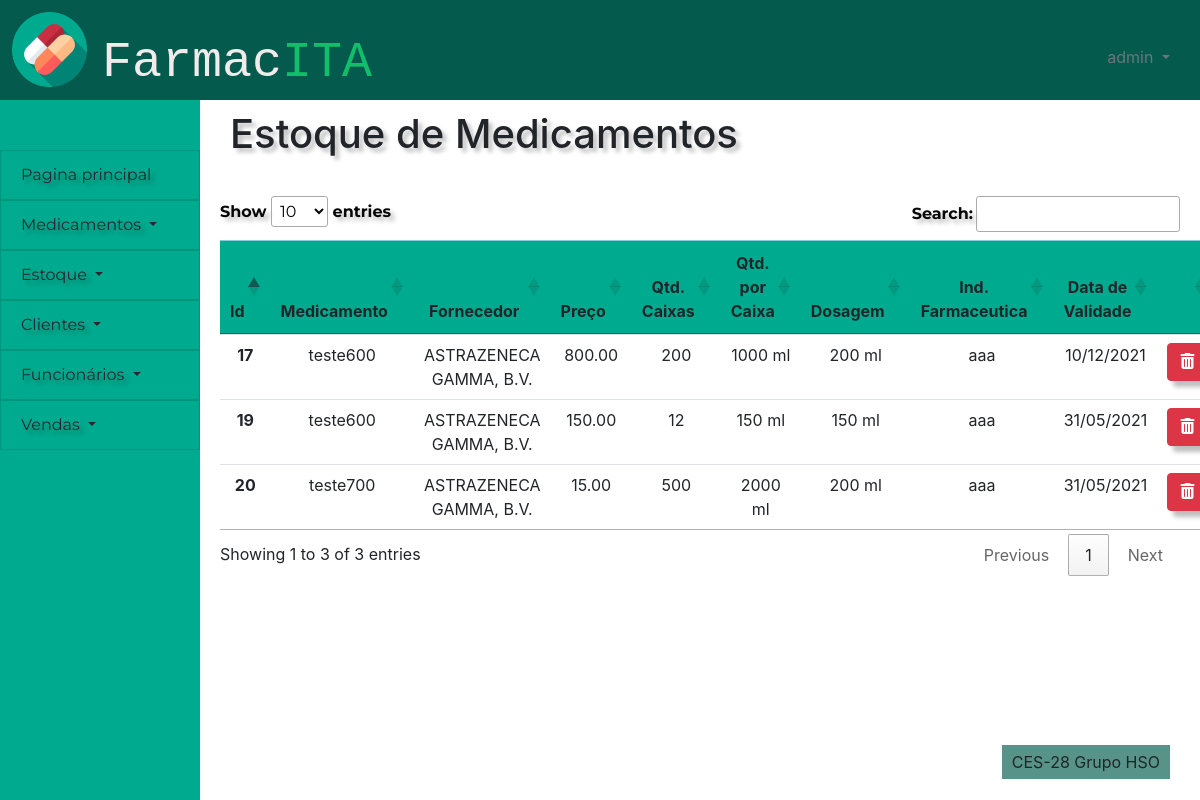
Screenshot of /controle_estoque/editar_lote (signed in) with the database file from the repository.
### controle_estoque/models.py (models this page shows)
class lote_medicamento(models.Model):
    id_lote_medicamento = models.AutoField(primary_key=True)
    id_medicamento = models.ForeignKey(medicamento,on_delete=models.PROTECT)
    id_fornecedor = models.ForeignKey(fornecedor,on_delete=models.PROTECT)
    preco = models.DecimalField(max_digits=40,decimal_places=2)
    quantidade_de_caixas = models.CharField(max_length=100)
    quantidade_por_caixa = models.CharField(max_length=100)
    dosagem = models.CharField(max_length=100)
    data_de_validade = models.DateField(auto_now=False,auto_now_add=False,null=False)
    industria_farmaceutica = models.CharField(max_length=100)
    excluido = models.BooleanField(default=False)
    class Meta:
        db_table = 'lote_medicamento'

### cadastro_medicamentos/models.py (models this page shows, shortened)
class medicamento(models.Model):
    id_medicamento = models.AutoField(primary_key=True)
    nome_medicamento = models.CharField(max_length=100)
    classificacao = models.CharField(max_length=100, default='Sem tarja')
    principio_ativo = models.ManyToManyField(principio_ativo2, through='rel_medicamento_principio_ativo2')
    excluido = models.BooleanField(default=False)

### pessoas/models.py (models this page shows)
class fornecedor(models.Model):
    id_fornecedor = models.AutoField(primary_key=True)
    nome_fornecedor = models.CharField(max_length=100)
    cnpj = models.CharField(max_length=18)
    telefone = models.CharField(max_length=15)
    ativo = models.BooleanField(default=True)

### controle_estoque/views.py (the view)
# urls.py: path('editar_lote',views.editar_lote, name = 'editar_lote')
def editar_lote(request):
    check, retorno = checar_cargo(request)
    if check:
        return retorno
    cargo = funcionario.objects.get(user=request.user).cargo
    if request.user.is_authenticated:
        lista = lote_medicamento.objects.all().order_by('data_de_validade')
        busca = request.GET.get('buscalote')
        if busca:
            lista = lote_medicamento.objects.filter(id_medicamento__in=medicamento.objects.filter(nome_medicamento__icontains = busca)).order_by('data_de_validade')
        delete = request.GET.get('delete')
        if delete:
            teste = lote_medicamento.objects.filter(id_lote_medicamento = delete)
            teste.update(excluido= True)
        return render(request,'estoque/pagina_edicao_lote.html',{'lista':lista,'cargo':cargo})
    else:
        return failed_login(request)

### controle_estoque/views.py (called while the page is built)
def checar_cargo(request):
    user = request.user
    if user.is_anonymous:
        return True, redirect('/')
    else:
        cargo = funcionario.objects.get(user=request.user).cargo
        if cargo == 'Caixa':
            return True, render(request,'sem_permissao.html',{'cargo':cargo})
    return False, False

### frontend/estoque/pagina_edicao_lote.html (shortened to what this page needs)
{% extends 'template/padrao.html' %}
{% load static %}
{%block titulo-conteudo %}
Estoque de Medicamentos
{% endblock %}
{% block content %}
<div class="tabela">
    <table id="lotes" class="table table-hover">
        <thead class="table-info">
            <tr>
                <th scope="col">Id</th>
                <th scope="col">Medicamento</th>
                <th scope="col">Fornecedor</th>
                <th scope="col">Preço</th>
                <th scope="col">Qtd. Caixas</th>
                <th scope="col">Qtd. por Caixa</th>
                <th scope="col">Dosagem</th>
                <th scope="col">Ind. Farmaceutica</th>
                <th scope="col">Data de Validade</th>
                <th></th>
            </tr>
        </thead>
        <tbody>
        {% for i in lista %}
        {% if not i.excluido %}
            <tr class={{i.id_lote_medicamento}}>
                <th scope="row">{{i.id_lote_medicamento}}</th>
                <td class = "nome_medicamento">{{i.id_medicamento.nome_medicamento}}</td>
                <td class = "nome_fornecedor">{{i.id_fornecedor.nome_fornecedor}}</td>
                <td class = "preco">{{i.preco}}</td>
                <td class = "qtd_caixas">{{i.quantidade_de_caixas}}</td>
                <td class = "qtd_caixas">{{i.quantidade_por_caixa}}</td>
                <td class = "qtd_caixas">{{i.dosagem}}</td>
                <td class = "qtd_caixas">{{i.industria_farmaceutica}}</td>
                <td class = "qtd_caixas" data-sort='{{i.data_de_validade|date:"U"}}'>{{i.data_de_validade}}</td>
                <td>
                    <form class= "centro">
                        <button  value = {{i.id_lote_medicamento}} name = 'delete' class="btn btn-danger botao" type = "submit"><i class="fas fa-trash-alt"></i></button>
                    </form>
                </td>
            </tr>
        {% endif %}
        {% endfor %}
    </tbody>
    </table>
</div>
</div>
<link rel="stylesheet" href="https://cdn.datatables.net/1.10.24/css/jquery.dataTables.min.css">
{% endblock %}

### frontend/template/padrao.html (shortened to what this page needs)
{% load static %}
<!DOCTYPE html>
<html lang="en">
<head>
    <link href="{% static 'bootstrap-4.5.3-dist/css/bootstrap.css' %}" rel="stylesheet">
    <link href="{% static '_css/style.css' %}" rel="stylesheet">
</head>
<body>
    <div id="header">
        <div class="icone" >
            <img  src = "{% static '/images/capsules.png' %}" alt="Teste" height="75">
        </div>
        <div class="row">
            <div class="text-left titulo">
                <p class="logo">Farmac<span class="logo-span">ITA</span></p>
            </div>
        </div>
        <div class="usuario dropdown text-right">
            <a class="dropdown-toggle text-secondary" href="#" role="button" id="dropdownusuario" data-toggle="dropdown"
                aria-haspopup="true" aria-expanded="false">
                {{user}}
            </a>
        </div>
    </div>
    <nav class="list-group-item-info" id="menu">
        <div class="dropdown">
            <a class="list-group-item list-group-item-action list-group-item-info dropdown-item"
            role="button" id="dropdownprincipal"  aria-expanded="false" href="/pessoas/pagina_principal" >
                 Pagina principal
            </a>
        </div>
        <div class="dropdown">
            <a class="list-group-item list-group-item-action list-group-item-info dropdown-toggle" href="#"
                role="button" id="dropdownmedicamentos" data-toggle="dropdown" aria-haspopup="true" aria-expanded="false">
                Medicamentos
            </a>
        </div>
        <div class="dropdown">
            <a class="list-group-item list-group-item-action list-group-item-info dropdown-toggle" href="#"
                role="button" id="dropdownestoque" data-toggle="dropdown" aria-haspopup="true" aria-expanded="false">
                Estoque
            </a>
        </div>
        <div class="dropdown">
            <a class="list-group-item list-group-item-action list-group-item-info dropdown-toggle" href="#"
                role="button" id="dropdownclientes" data-toggle="dropdown" aria-haspopup="true" aria-expanded="false">
                Clientes
            </a>
        </div>
        <div class="dropdown">
            <a class="list-group-item list-group-item-action list-group-item-info dropdown-toggle" href="#"
                role="button" id="dropdownfuncionarios" data-toggle="dropdown" aria-haspopup="true" aria-expanded="false">
                Funcionários
            </a>
        </div>
        <div class="dropdown">
            <a class="list-group-item list-group-item-action list-group-item-info dropdown-toggle" href="#"
                role="button" id="dropdownvendas" data-toggle="dropdown" aria-haspopup="true" aria-expanded="false">
                Vendas
            </a>
        </div>
    </nav>
    <div id="content">
        <div class="titulo_pagina">
            <h1 class="h1">
                {% block titulo-conteudo %}
                {% endblock %}
            </h1>
        </div>
        <div>
        {% block content %}
        {% endblock %}
        </div>
    <div id="footer">
        <p class="rodape-texto align-text-bottom">CES-28 Grupo HSO</p>
    </div>
</body>
</html>

### static/_css/style.css (style rules this page uses)
:root { --bdazzled-blue: #3d5a80ff; --pale-cerulean: #98c1d9ff; --light-cyan: rgb(240, 254, 255); --burnt-sienna: #6BA368; --gunmetal: #515B3A; --header-height:100px; --menu-width:200px; --footer-height:100px; --form-width:400px; --table-width: 1000px; }
.logo { font-size: 50px; font-family: monospace; color: rgb(241, 235, 235); }
.logo-span { color: #11BE6B ; }
.tabela { width: var(--table-width); padding: 20px; margin: 0 auto; }
body { display: grid; grid-template-columns: var(--menu-width) 1fr; grid-template-rows: var(--header-height) 1fr var(--footer-height); grid-template-areas: " cabeca cabeca" " links conteudo" " links rodape" ; height: 100vh; }
.usuario { padding: 45px 30px; color: white; }
.titulo { padding: 25px 30px ; }
div#header { display:grid; grid-template-columns: 0.10fr 1fr 1fr; grid-area: cabeca; background-color: #045A4C }
nav#menu { background-color: #00AA8E; padding-top: 50px; grid-area: links ; }
div#content { grid-area: conteudo; }
div#footer { padding-top: 45px ; text-align: center; grid-area: rodape; background-color: rgba(218, 203, 203, 0); }
.rodape-texto { float:right; width: auto; margin-right: 30px; padding: 5px 10px ; background-color: #579389; }
.titulo_pagina { padding: 10px 30px; }
.icone { padding-left: 12px ; padding-top: 12px ; }
.list-group-item-info { background-color: #00AA8E; }
.list-group-item { font-family: Montserrat; color: rgb(41, 40, 51); text-shadow: 4px 4px 4px rgba(0, 0, 0, 0.25); }
.btn { font-family: Montserrat; box-shadow: 6px 6px 4px rgba(0, 0, 0, 0.25); }
.h1 { text-shadow: 4px 4px 4px rgba(0, 0, 0, 0.25); }
.table-info { background-color: #00AA8E; }
.btn-danger { height: 37.833px; }

### frontend/estoque/pagina_edicao_lote.html (style rules this page uses)
.centro { text-align: center; }
.botao { margin-bottom:6px; }

### rows the page displays
lote_medicamento: id_lote_medicamento "19", id_medicamento.nome_medicamento "teste600", id_fornecedor.nome_fornecedor "ASTRAZENECA GAMMA, B.V.", preco "150.00", quantidade_de_caixas "12", quantidade_por_caixa "150 ml", dosagem "150 ml", industria_farmaceutica "aaa", data_de_validade "31/05/2021"
lote_medicamento: id_lote_medicamento "20", id_medicamento.nome_medicamento "teste700", id_fornecedor.nome_fornecedor "ASTRAZENECA GAMMA, B.V.", preco "15.00", quantidade_de_caixas "500", quantidade_por_caixa "2000 ml", dosagem "200 ml", industria_farmaceutica "aaa", data_de_validade "31/05/2021"
lote_medicamento: id_lote_medicamento "17", id_medicamento.nome_medicamento "teste600", id_fornecedor.nome_fornecedor "ASTRAZENECA GAMMA, B.V.", preco "800.00", quantidade_de_caixas "200", quantidade_por_caixa "1000 ml", dosagem "200 ml", industria_farmaceutica "aaa", data_de_validade "10/12/2021"

### other values shown
{{ user }} "admin"
